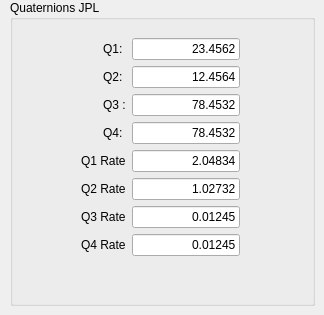
      <widget class="QWidget" name="QuaternionJPLPage">
       <widget class="QGroupBox" name="groupBox_14">
        <property name="geometry">
         <rect>
          <x>10</x>
          <y>0</y>
          <width>305</width>
          <height>306</height>
         </rect>
        </property>
        <property name="title">
         <string>Quaternions JPL</string>
        </property>
        <property name="flat">
         <bool>true</bool>
        </property>
        <widget class="QWidget" name="layoutWidget_7">
         <property name="geometry">
          <rect>
           <x>0</x>
           <y>19</y>
           <width>296</width>
           <height>256</height>
          </rect>
         </property>
         <layout class="QFormLayout" name="formLayout_13">
          <property name="fieldGrowthPolicy">
           <enum>QFormLayout::FieldsStayAtSizeHint</enum>
          </property>
          <property name="labelAlignment">
           <set>Qt::AlignRight|Qt::AlignTrailing|Qt::AlignVCenter</set>
          </property>
          <property name="formAlignment">
           <set>Qt::AlignCenter</set>
          </property>
          <item row="0" column="0">
           <widget class="QLabel" name="q1_6">
            <property name="text">
             <string>Q1: </string>
            </property>
            <property name="textFormat">
             <enum>Qt::RichText</enum>
            </property>
           </widget>
          </item>
          <item row="0" column="1">
           <widget class="QLineEdit" name="q1JPL">
            <property name="text">
             <string>23.4562</string>
            </property>
            <property name="alignment">
             <set>Qt::AlignRight|Qt::AlignTrailing|Qt::AlignVCenter</set>
            </property>
           </widget>
          </item>
          <item row="1" column="0">
           <widget class="QLabel" name="q2_6">
            <property name="text">
             <string>Q2: </string>
            </property>
            <property name="textFormat">
             <enum>Qt::RichText</enum>
            </property>
           </widget>
          </item>
          <item row="1" column="1">
           <widget class="QLineEdit" name="q2JPL">
            <property name="text">
             <string>12.4564</string>
            </property>
            <property name="alignment">
             <set>Qt::AlignRight|Qt::AlignTrailing|Qt::AlignVCenter</set>
            </property>
           </widget>
          </item>
          <item row="2" column="0">
           <widget class="QLabel" name="q3_6">
            <property name="text">
             <string>Q3 :</string>
            </property>
            <property name="textFormat">
             <enum>Qt::RichText</enum>
            </property>
           </widget>
          </item>
          <item row="2" column="1">
           <widget class="QLineEdit" name="q3JPL">
            <property name="text">
             <string>78.4532</string>
            </property>
            <property name="alignment">
             <set>Qt::AlignRight|Qt::AlignTrailing|Qt::AlignVCenter</set>
            </property>
           </widget>
          </item>
          <item row="3" column="0">
           <widget class="QLabel" name="q4_6">
            <property name="text">
             <string>Q4: </string>
            </property>
           </widget>
          </item>
          <item row="3" column="1">
           <widget class="QLineEdit" name="q4JPL">
            <property name="text">
             <string>78.4532</string>
            </property>
            <property name="alignment">
             <set>Qt::AlignRight|Qt::AlignTrailing|Qt::AlignVCenter</set>
            </property>
           </widget>
          </item>
          <item row="4" column="0">
           <widget class="QLabel" name="q1Dot_6">
            <property name="text">
             <string>Q1 Rate</string>
            </property>
           </widget>
          </item>
          <item row="4" column="1">
           <widget class="QLineEdit" name="q1dotJPL">
            <property name="text">
             <string>2.04834</string>
            </property>
            <property name="alignment">
             <set>Qt::AlignRight|Qt::AlignTrailing|Qt::AlignVCenter</set>
            </property>
           </widget>
          </item>
          <item row="5" column="0">
           <widget class="QLabel" name="q2Dot_6">
            <property name="text">
             <string>Q2 Rate</string>
            </property>
           </widget>
          </item>
          <item row="5" column="1">
           <widget class="QLineEdit" name="q2dotJPL">
            <property name="text">
             <string>1.02732</string>
            </property>
            <property name="alignment">
             <set>Qt::AlignRight|Qt::AlignTrailing|Qt::AlignVCenter</set>
            </property>
           </widget>
          </item>
          <item row="6" column="0">
           <widget class="QLabel" name="q3Dot_6">
            <property name="text">
             <string>Q3 Rate</string>
            </property>
           </widget>
          </item>
          <item row="6" column="1">
           <widget class="QLineEdit" name="q3dotJPL">
            <property name="text">
             <string>0.01245</string>
            </property>
            <property name="alignment">
             <set>Qt::AlignRight|Qt::AlignTrailing|Qt::AlignVCenter</set>
            </property>
           </widget>
          </item>
          <item row="7" column="0">
           <widget class="QLabel" name="q4Dot_6">
            <property name="text">
             <string>Q4 Rate</string>
            </property>
           </widget>
          </item>
          <item row="7" column="1">
           <widget class="QLineEdit" name="q4dotJPL">
            <property name="text">
             <string>0.01245</string>
            </property>
            <property name="alignment">
             <set>Qt::AlignRight|Qt::AlignTrailing|Qt::AlignVCenter</set>
            </property>
           </widget>
          </item>
         </layout>
        </widget>
       </widget>
      </widget>
